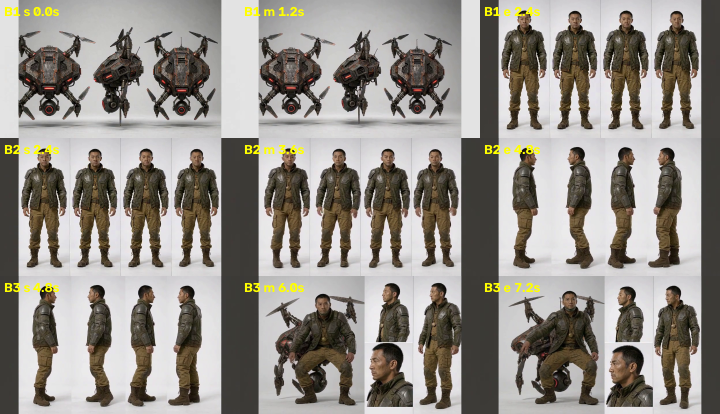
#> input picture .agents/skills/comfy-h3-video-producer/golden/cases/frames_001/frames/beat_sheet.png, 1440 x 828 px (shown at 1/2 size)
$ python asset_check.py --dir ../golden/cases/frames_001/frames
#> lines starting #> are read from the running program, lines starting #| are printed output that depends on the picture
# -*- coding: utf-8 -*-
"""参考图（资产）统计法校验：比例 / 分辨率 / 背景均匀度初筛，不合格打回重生成。
用法：
  $PY asset_check.py --files "cglide/项目/游侠.png" --type character
  $PY asset_check.py --dir "<ComfyUI输入目录>/cglide/<项目>"
判定（WARN 不阻断，交给视觉签字确认；几何类 FAIL 建议重生成）：
  FAIL：偏离所选目标比例（默认16:9或1216:704，±2%）/ 长边低于 --min-edge（默认1024）
  WARN：四角背景均匀度差（影棚背景要求）——可能带环境杂物
说明：只做统计法初筛；「无人/特征可描述/方向盘可见」等内容项靠视觉签字终审。
"""
import os
import sys
import argparse

import cv2
import numpy as np


def _imread(path):
    """cv2.imread 在 Windows 上不支持中文路径，用 fromfile+imdecode 绕开。"""
    data = np.fromfile(path, dtype=np.uint8)
    return cv2.imdecode(data, cv2.IMREAD_COLOR) if data.size else None


# 合法比例：16:9 与 H3 生产分辨率 1216×704（≈1.727，精简版出片分辨率，非 16:9）
ASPECTS = (16 / 9, 1216 / 704)


def check_one(path, aspect_tol=0.02, bg_tol=12.0, min_edge=1024, aspects=ASPECTS, check_background=True):
    try:
        img = _imread(path)
    except (OSError, ValueError, cv2.error):
        img = None
    if img is None:
        return {"file": path, "fails": ["文件无法读取"], "warns": []}
    h, w = img.shape[:2]
    fails, warns = [], []
    # 1) 比例：命中 16:9 或生产分辨率比例任一
    ratio = w / h
    if all(abs(ratio - r) / r > aspect_tol for r in aspects):
        fails.append(f"比例 {ratio:.3f} 不符合所选目标比例（±{aspect_tol * 100:.0f}%）")
    # 2) 分辨率
    long_edge = max(w, h)
    if long_edge < min_edge:
        fails.append(f"长边 {long_edge}px < {min_edge}")
    # 3) 四角背景均匀度（影棚背景要求：四角区域灰度 std 小且互相接近）
    k = max(1, min(h, w) // 10)
    corners = [img[:k, :k], img[:k, -k:], img[-k:, :k], img[-k:, -k:]]
    means = [float(c.mean()) for c in corners]
    spread = max(means) - min(means)
    if check_background and spread > bg_tol:
        warns.append(f"四角亮度差 {spread:.1f} > {bg_tol}——背景可能带环境杂物或渐变")
    # 4) 整体过暗/过曝
    gray = cv2.cvtColor(img, cv2.COLOR_BGR2GRAY)
    if gray.mean() < 30:
        warns.append("整图过暗——疑似深底图，影棚模板要求浅色背景")
    if gray.mean() > 250:
        warns.append("整图近全白——可能内容缺失")
    return {"file": path, "size": f"{w}x{h}", "fails": fails, "warns": warns}


def main():
    ap = argparse.ArgumentParser()
    ap.add_argument("--files", nargs="+", help="图片路径（可多个）")
    ap.add_argument("--dir", help="目录：校验全部 png/jpg")
    ap.add_argument('--min-edge', type=int, default=1024, help='资产长边下限，按所选路径配置')
    ap.add_argument('--aspect', type=float, action='append', help='目标宽高比，可重复；默认16:9与1216:704')
    ap.add_argument('--type', choices=('character','scene','prop'), default='character')
    a = ap.parse_args()
    if a.min_edge <= 0 or (a.aspect and any(not np.isfinite(r) or r <= 0 for r in a.aspect)):
        ap.error('min-edge 与 aspect 必须为有限正数')
    files = list(a.files or [])
    if a.dir:
        for fn in sorted(os.listdir(a.dir)):
            if fn.lower().endswith((".png", ".jpg", ".jpeg", ".webp")):
                files.append(os.path.join(a.dir, fn))
#> pass 2 of the loop in main, `for fn in sorted(os.listdir(a.dir)):`:
    if not files:
        raise SystemExit("需要 --files 或 --dir")
    n_fail = 0
    for f in files:
        r = check_one(f, min_edge=a.min_edge, aspects=a.aspect or ASPECTS, check_background=a.type != "scene")
#> in _imread, returned value is the input picture: shape (828, 1440, 3); mean B, G, R 136.4, 142.8, 147.4
#> in check_one, `means = [float(c.mean()) for c in corners]`: means = [182.9, 120.6, 131, 112.7]
#> in check_one, `spread = max(means) - min(means)`: spread = 70.16
#> in check_one, `gray = cv2.cvtColor(img, cv2.COLOR_BGR2GRAY)`:
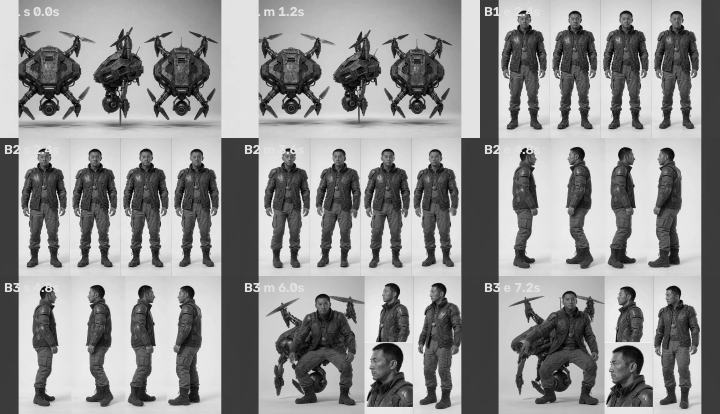
#> gray: shape (828, 1440) (shown at 1/2 size); min 0, max 252, mean 143.5
#> r = 4 items
        tag = "FAIL" if r["fails"] else ("WARN" if r["warns"] else "PASS")
#> tag = 'WARN'
        if r["fails"]:
            n_fail += 1
        print(f"[{tag}] {os.path.basename(f)}  {r.get('size', '')}")
#| [WARN] beat_sheet.png  1440x828
        for x in r["fails"]:
            print(f"    ✗ {x}")
#> this loop made 0 passes
        for x in r["warns"]:
            print(f"    ! {x}")
#> this loop made 1 pass
#> x on pass 1: '四角亮度差 70.2 > 12.0——背景可能带环境杂物或渐变'
#|     ! 四角亮度差 70.2 > 12.0——背景可能带环境杂物或渐变
#> pass 2 of the loop in main, `for f in files:`:
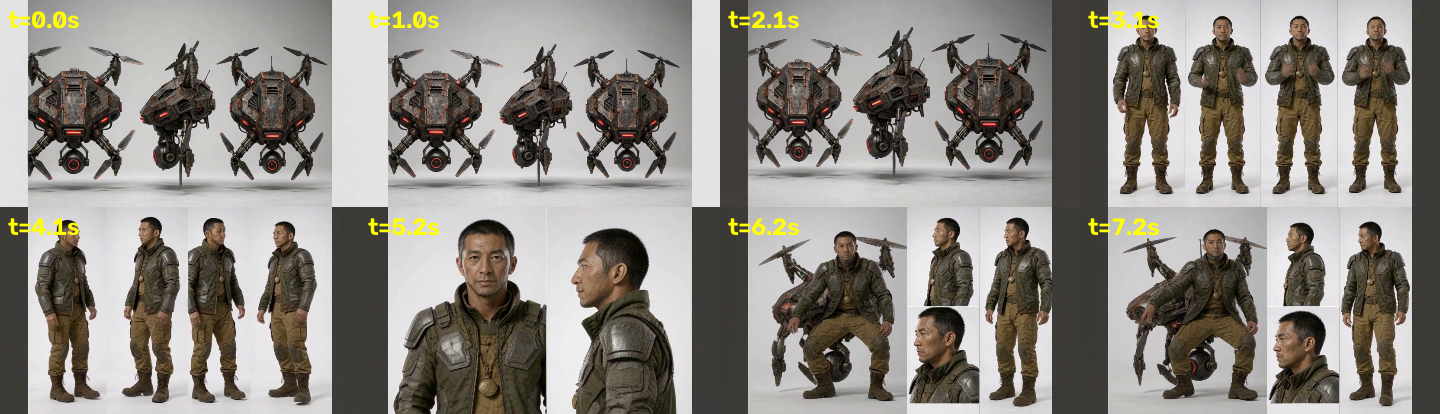
#> input picture .agents/skills/comfy-h3-video-producer/golden/cases/frames_001/frames/contact_sheet.png, 1440 x 414 px
#> in _imread, returned value is the input picture: shape (414, 1440, 3); mean B, G, R 130.7, 136.8, 141.3
#> means = [199.3, 106.1, 110.9, 107.1]
#> spread = 93.19
#> in check_one (call 2), `gray = cv2.cvtColor(img, cv2.COLOR_BGR2GRAY)`:
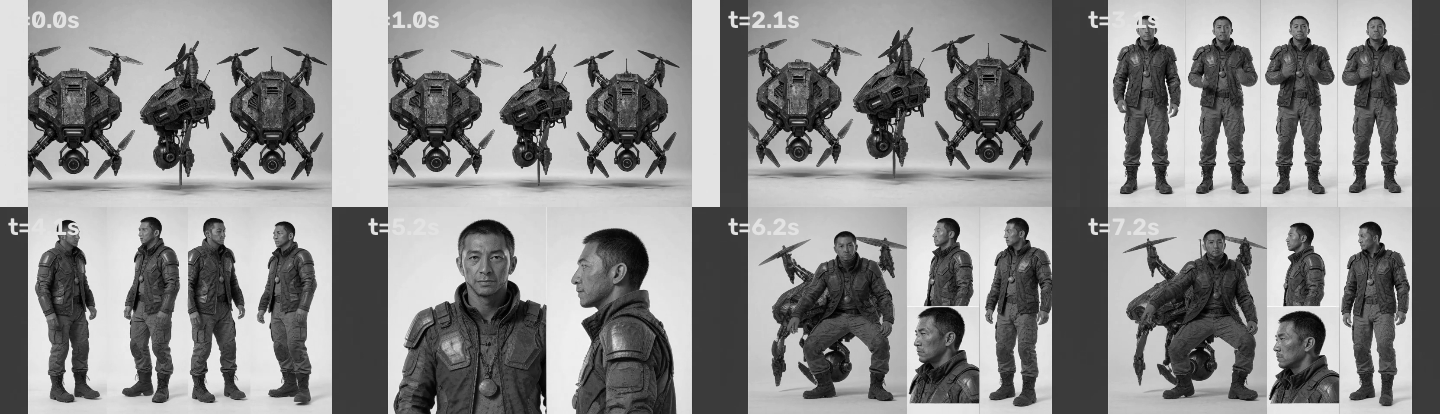
#> gray: shape (414, 1440); min 0, max 250, mean 137.5
#> tag = 'FAIL'
#| [FAIL] contact_sheet.png  1440x414
#> the loop in main, `for x in r["fails"]:` made 1 pass
#> x on pass 1: '比例 3.478 不符合所选目标比例（±2%）'
#> (printed output is left out)
#> the loop in main, `for x in r["warns"]:` made 1 pass
#> x on pass 1: '四角亮度差 93.2 > 12.0——背景可能带环境杂物或渐变'
#> (printed output is left out)
    print(f"\n[asset] {len(files)} 张，{n_fail} FAIL（FAIL 建议重生成；WARN 交视觉签字确认）")

    return 1 if n_fail else 0


if __name__ == "__main__":
#> (the run stopped early here; a loop or call above may not have finished)
